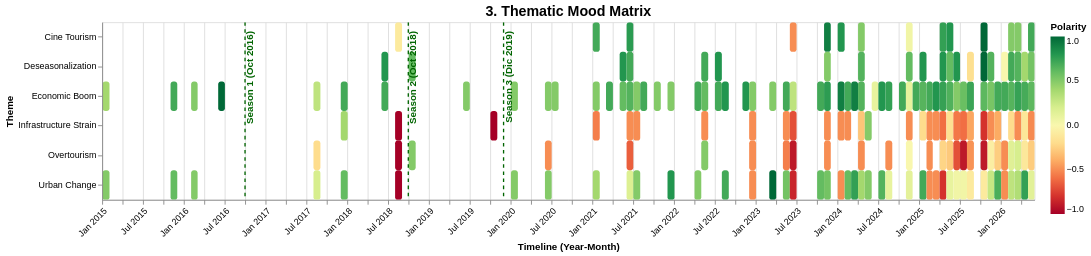

The specification (Vega-Lite) saved for this image:
### Vega-Lite specification from a JSON file in a GitHub repository (floating-point values rounded to 4 significant figures; data arrays with more than 128 entries replaced by an {"elided": "..."} marker saying what was removed)
{"config": {"view": {"continuousWidth": 300, "continuousHeight": 300}}, "layer": [{"data": {"name": "data-1331b16f322c979c45714611eb387c75"}, "mark": {"type": "rect", "cornerRadius": 3}, "encoding": {"color": {"field": "Topic_Sentiment", "legend": {"title": "Polarity"}, "scale": {"domain": [-1, 1], "scheme": "redyellowgreen"}, "type": "quantitative"}, "tooltip": [{"field": "Date", "type": "temporal"}, {"field": "Narrative_Topic", "type": "nominal"}, {"field": "Topic_Sentiment", "format": ".2f", "type": "quantitative"}], "x": {"axis": {"format": "%b %Y", "labelAngle": -45}, "field": "Date", "timeUnit": "yearmonth", "title": "Timeline (Year-Month)", "type": "temporal"}, "y": {"field": "Narrative_Topic", "title": "Theme", "type": "nominal"}}, "name": "view_2f27ec01c108dea8_0"}, {"data": {"name": "data-badc6c999927d86d7f36975340d3992e"}, "mark": {"type": "rule", "size": 1.5, "strokeDash": [4, 4]}, "encoding": {"color": {"field": "Color", "scale": null, "type": "nominal"}, "x": {"field": "Date", "timeUnit": "yearmonth", "type": "temporal"}}}, {"data": {"name": "data-badc6c999927d86d7f36975340d3992e"}, "mark": {"type": "text", "align": "right", "angle": 270, "baseline": "top", "dx": 5, "fontSize": 11, "fontWeight": "bold"}, "encoding": {"color": {"field": "Color", "scale": null, "type": "nominal"}, "text": {"field": "Event", "type": "nominal"}, "x": {"field": "Date", "timeUnit": "yearmonth", "type": "temporal"}, "y": {"value": 15}}}], "height": 200, "params": [{"name": "param_1e9efca18e7a2868", "select": {"type": "interval", "encodings": ["x", "y"]}, "bind": "scales", "views": ["view_2f27ec01c108dea8_0"]}], "title": {"text": "3. Thematic Mood Matrix", "fontSize": 16}, "width": 1050, "$schema": "https://vega.github.io/schema/vega-lite/v6.4.1.json", "datasets": {"data-1331b16f322c979c45714611eb387c75": {"elided": "193 records"}, "data-badc6c999927d86d7f36975340d3992e": [{"Date": "2016-10-18T00:00:00", "Event": "Season 1 (Oct 2016)", "Color": "#006400"}, {"Date": "2018-10-23T00:00:00", "Event": "Season 2 (Oct 2018)", "Color": "#006400"}, {"Date": "2019-12-02T00:00:00", "Event": "Season 3 (Dic 2019)", "Color": "#006400"}]}}
